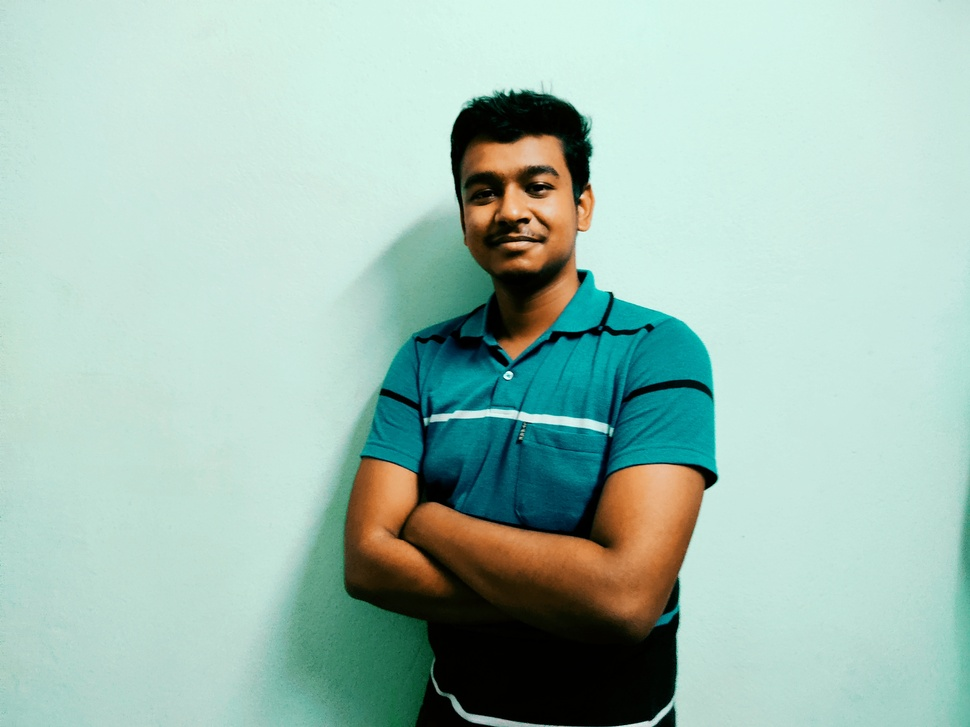
#> input picture img.jpg, 970 x 727 px, shrunk from 4000 x 3000 before the run
$ python camera.py
#> lines starting #> are read from the running program, lines starting #| are printed output that depends on the picture; after the words box and inside, x2 and y2 are one past the last pixel; in counts of white or black regions, pixels touching at a corner belong together
import cv2
face_cascade = cv2.CascadeClassifier('haarcascade_frontalface_default.xml')
#eye_cascade = cv2.C
img = cv2.imread('img.jpg',1)
#> img is the input picture: shape (727, 970, 3); mean B, G, R 181.2, 192.1, 161.3
gray = cv2.cvtColor(img, cv2.COLOR_BGR2GRAY)
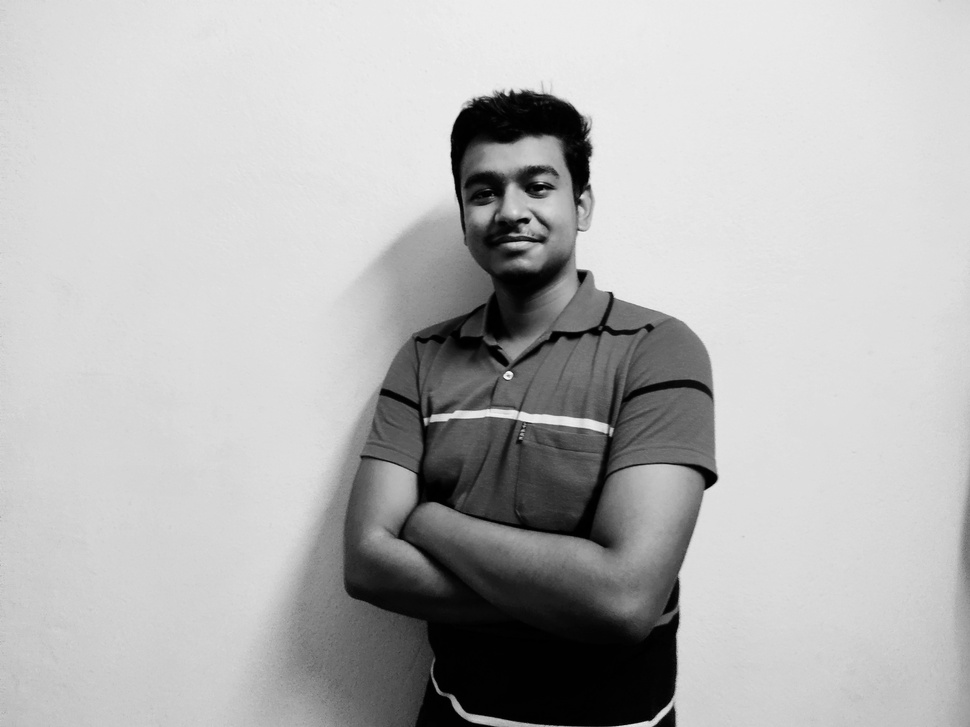
#> gray: shape (727, 970); min 0, max 246, mean 181.7
faces = face_cascade.detectMultiScale(gray, 1.1, 4)
#> faces = [[433, 125, 158, 158]]
for (x,y,w,h) in faces:
    cv2.rectangle(img, (x,y),(x+w,y+h),(0,255,0),thickness=2)
#> this loop made 1 pass
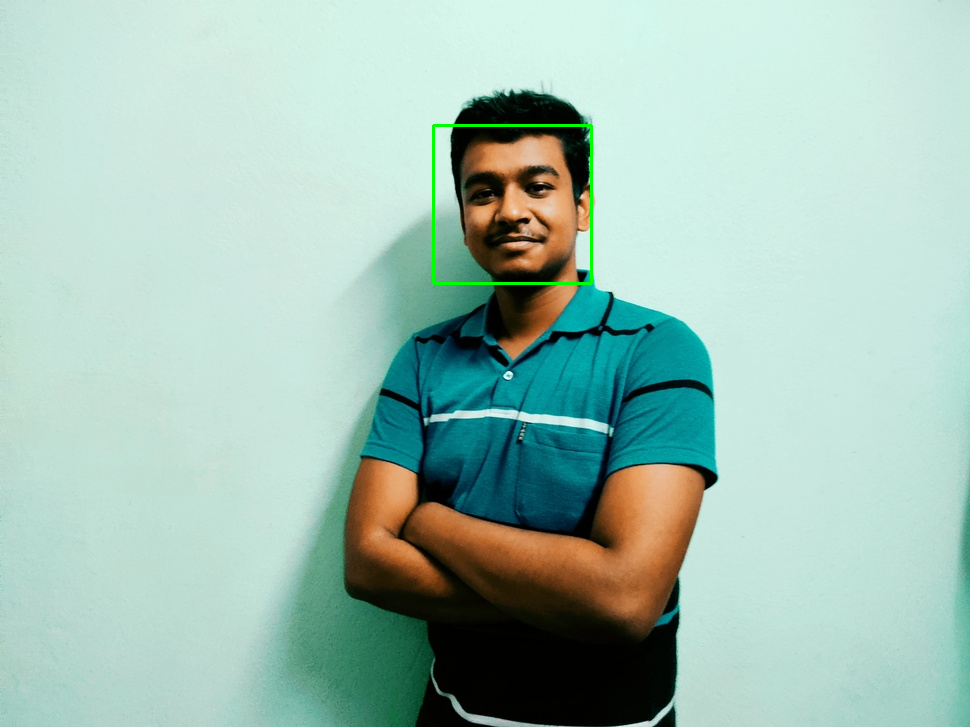
#> img: shape (727, 970, 3); 0.27% of pixels changed, all inside (x1, y1, x2, y2) = (432, 124, 593, 285)

cv2.imshow('img',img)
cv2.waitKey()
#123
